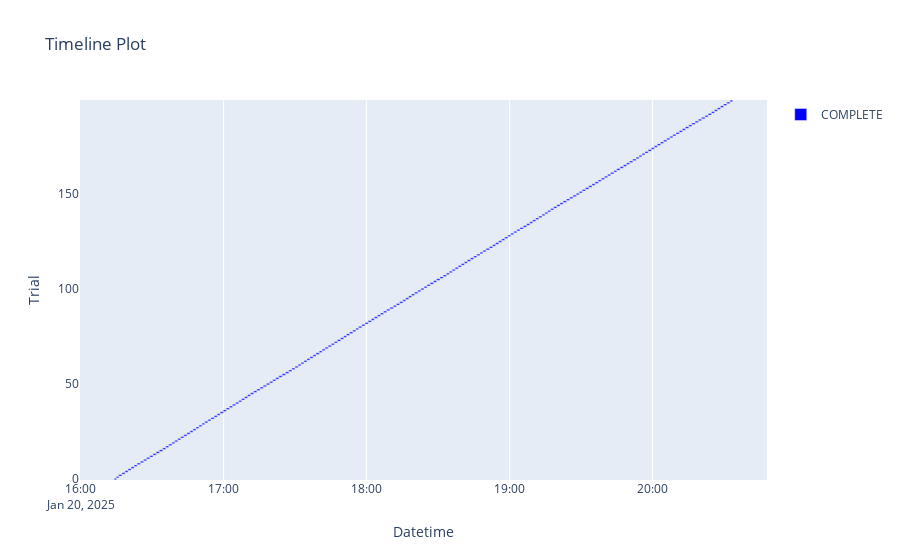

Notebook source saved alongside this figure:
### Markdown cell above
### plot_timeline
- 経過時間を示す
- 表示は開始時刻と終了時刻なので，実際にどのくらい時間かかったかは自分で計算しないといけない
    - 多分表示オプションとかで制御できるが

### Code cell
fig = plot_timeline(study)

# plt使うなら
# plt.show()
fig

### Figure 1 — Plotly figure (JSON) as saved in the notebook; plotly's stock layout.template omitted (floating-point values rounded to 4 significant figures; data arrays with more than 128 entries replaced by an {"elided": "..."} marker saying what was removed)
{"data": [{"base": {"elided": "200 str values"}, "hovertemplate": "%{text}<extra>COMPLETE</extra>", "marker": {"color": "blue"}, "name": "COMPLETE", "orientation": "h", "text": {"elided": "200 str values"}, "textposition": "none", "type": "bar", "x": {"elided": "200 int values"}, "y": {"elided": "200 int values"}}], "layout": {"showlegend": true, "title": {"text": "Timeline Plot"}, "xaxis": {"title": {"text": "Datetime"}, "type": "date"}, "yaxis": {"title": {"text": "Trial"}}}}
